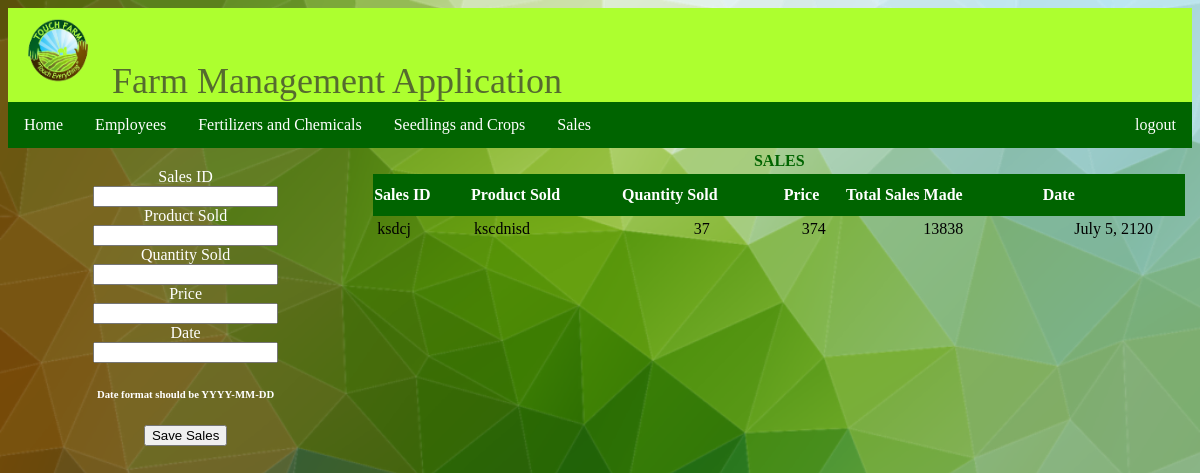
The app's page /sales with its own data.
### farmapp/models.py (models this page shows)
class Sales(models.Model):
    Sales_ID = models.CharField(primary_key=True, max_length=15)
    Product_Sold = models.CharField(max_length=50)
    Date = models.DateField()
    Quantity_Sold = models.IntegerField()
    Price = models.IntegerField()
    Sales_Made = models.IntegerField()

### farmapp/views.py (the view)
# urls.py: path('sales', views.sales),
def sales(request):
    form = SalesForm()
    sales_made = Sales.objects.all()
    try:
        if request.method == 'POST':
            model = Sales()
            model.Sales_ID = request.POST.get('Sales_ID')
            model.Product_Sold = request.POST.get('Product_Sold')
            model.Quantity_Sold = request.POST.get('Quantity_Sold')
            model.Sales_Made = float(request.POST.get('Price')) * float(request.POST.get('Quantity_Sold'))
            model.Date = request.POST.get('Date')
            model.Price = request.POST.get('Price')
            model.save()
            message = "Sales Recorded"
            return render(request, 'sales.html', {'form': form, 'message': message, 'sales': sales_made})
    except:
        message = "Enter correct date or date format YYYY-MM-DD"
        return render(request, 'sales.html', {'form': form, 'message': message, 'sales': sales_made})
    return render(request, 'sales.html', {'form': form, 'sales': sales_made})

### farmapp/forms.py
class SalesForm(forms.ModelForm):
    class Meta:
        model = Sales
        fields = ['Sales_ID', 'Product_Sold', 'Quantity_Sold', 'Price', 'Date']

### templates/sales.html (shortened to what this page needs)
{% extends 'base.html' %}
{% load static %}
{% block head %}
    <link rel="stylesheet" type="text/css" href="{% static 'css/sales.css' %}">
{% endblock %}
{% block body %}
    <div class="newsales">
        <form method="post" action="/sales">
            {% for field in form %}
                {{ field.label }}<br>
                {{ field }}<br>
            {% endfor %}
            <h6>Date format should be YYYY-MM-DD</h6>
            <button type="submit">Save Sales</button>
        </form>
    </div>
    <div class="salestable">
        <table>
           <tr>
               <td colspan="6" align="center" style="color: darkgreen; font-weight: bolder;">
                   SALES
               </td>
           </tr>
            <tr style="color: darkgreen; font-weight: bold; text-align: center;">
                <th>Sales ID</th>
                <th>Product Sold</th>
                <th>Quantity Sold</th>
                <th>Price</th>
                <th>Total Sales Made</th>
                <th>Date</th>
            </tr>
        {% for field in sales %}
            <tr>
                <td style="text-align: left">{{ field.Sales_ID }}</td>
                <td  style="text-align: left">{{ field.Product_Sold }}</td>
                <td>{{ field.Quantity_Sold }}</td>
                <td>{{ field.Price }}</td>
                <td>{{ field.Sales_Made }}</td>
                <td>{{ field.Date }}</td>
        {% endfor %}
            </tr>
        </table>
    </div>
{% endblock %}

### static/css/sales.css (style rules this page uses)
.newsales { width: 30%; height: auto; float: left; text-align: center; }
.salestable { float: right; text-align: center; width: 70%; overflow: auto; height: 450px; overflow-y: scroll; }
table { margin-left: 10px; width: 98%; text-align: center; border-collapse: collapse; }
tr, td { padding: 4px 4px 4px 4px; }
tr:nth-child(even) { background-color: #f2f2f2; }
th { padding-top: 12px; padding-bottom: 12px; text-align: left; background-color: darkgreen; color: white; }
form { color: white; margin-top: 20px; }
body { background-image: url("../images/background-sales.jpg"); background-repeat: no-repeat; background-size: 100%; }

### records on screen
Sales: Sales_ID "ksdcj", Product_Sold "kscdnisd", Quantity_Sold "37", Price "374", Sales_Made "13838", Date "July 5, 2120"

### other values on screen
{{ field.label }} "Sales ID" "Product Sold" "Quantity Sold" "Price" "Date"
